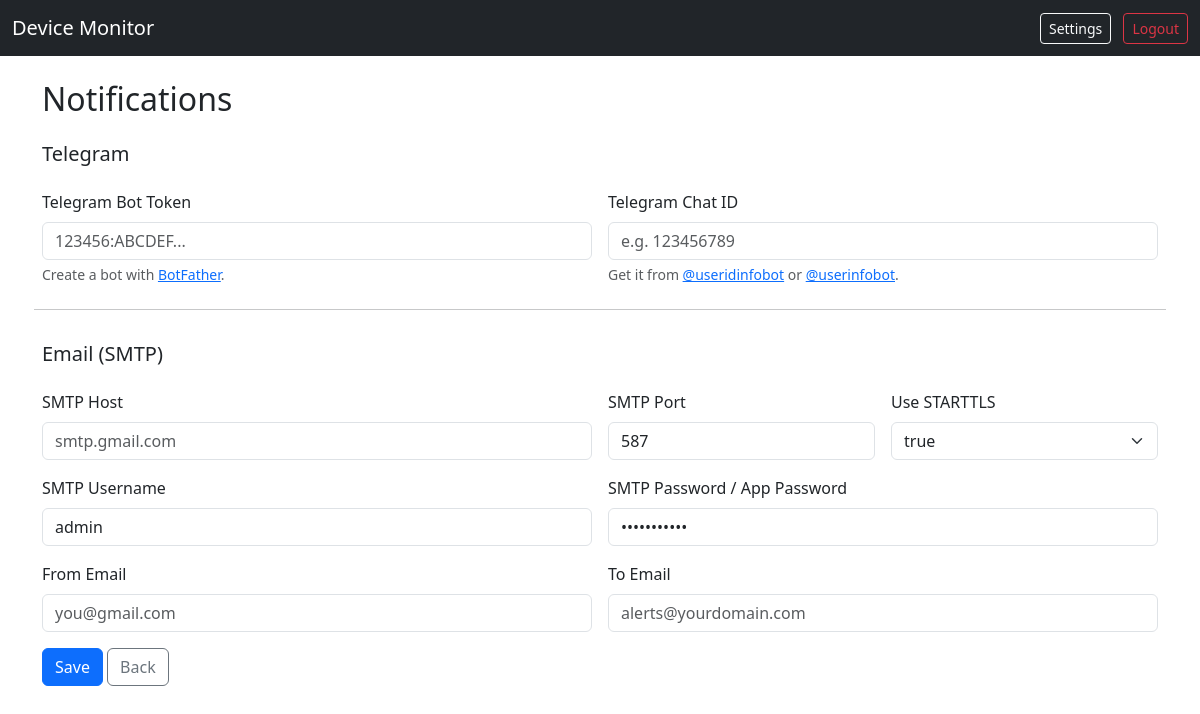
The app's page /settings (signed in) with its own data.
### app/models.py (models this page shows)
class Config(db.Model):
    __tablename__ = "config"
    key = db.Column(db.String(100), primary_key=True)
    value = db.Column(db.Text)

### app/routes.py (the view, shortened to what this page needs)
@bp.route("/settings", methods=["GET", "POST"])
@login_required
def settings():
    bot_token = get_config("TELEGRAM_BOT_TOKEN", "")
    chat_id   = get_config("TELEGRAM_CHAT_ID", "")
    smtp_host = get_config("SMTP_HOST", "")
    smtp_port = get_config("SMTP_PORT", "587")
    smtp_user = get_config("SMTP_USER", "")
    smtp_pass = get_config("SMTP_PASS", "")
    smtp_starttls = get_config("SMTP_STARTTLS", "true")  # 'true'|'false'
    alert_email_from = get_config("ALERT_EMAIL_FROM", smtp_user or "")
    alert_email_to   = get_config("ALERT_EMAIL_TO", "")
    return render_template(
        "settings.html",
        bot_token=bot_token, chat_id=chat_id,
        smtp_host=smtp_host, smtp_port=smtp_port,
        smtp_user=smtp_user, smtp_pass=smtp_pass,
        smtp_starttls=smtp_starttls,
        alert_email_from=alert_email_from, alert_email_to=alert_email_to
    )

### app/config_store.py (called while the page is built)
def get_config(key, default=None):
    row = Config.query.get(key)
    return row.value if row else default

### app/routes.py (called while the page is built)
@bp.after_app_request
def add_no_cache_headers(resp):
    if flask_request.endpoint and flask_request.endpoint.startswith("routes."):
        resp.headers["Cache-Control"] = "no-store, no-cache, must-revalidate, max-age=0, private"
        resp.headers["Pragma"] = "no-cache"
        resp.headers["Expires"] = "0"
    return resp

def login_required(f):
    @wraps(f)
    def decorated(*args, **kwargs):
        if not session.get("logged_in"):
            flash("You must log in first", "danger")
            return redirect(url_for("routes.login"))
        return f(*args, **kwargs)
    return decorated

### app/templates/settings.html (shortened to what this page needs)
{% extends "base.html" %}
{% block content %}
<h2 class="mb-4">Notifications</h2>
<form method="post" class="row g-3">
  <div class="col-12">
    <h5>Telegram</h5>
  </div>
  <div class="col-md-6">
    <label class="form-label">Telegram Bot Token</label>
    <input name="telegram_bot_token" class="form-control" value="{{ bot_token or '' }}" placeholder="123456:ABCDEF...">
    <div class="form-text">
      Create a bot with <a href="https://t.me/BotFather" target="_blank">BotFather</a>.
    </div>
  </div>
  <div class="col-md-6">
    <label class="form-label">Telegram Chat ID</label>
    <input name="telegram_chat_id" class="form-control" value="{{ chat_id or '' }}" placeholder="e.g. 123456789">
    <div class="form-text">
      Get it from <a href="https://t.me/useridinfobot" target="_blank">@useridinfobot</a> or <a href="https://t.me/userinfobot" target="_blank">@userinfobot</a>.
    </div>
  </div>
  <hr class="mt-4">
  <div class="col-12">
    <h5>Email (SMTP)</h5>
  </div>
  <div class="col-md-6">
    <label class="form-label">SMTP Host</label>
    <input name="smtp_host" class="form-control" value="{{ smtp_host or '' }}" placeholder="smtp.gmail.com">
  </div>
  <div class="col-md-3">
    <label class="form-label">SMTP Port</label>
    <input name="smtp_port" type="number" class="form-control" value="{{ smtp_port or '587' }}" placeholder="587">
  </div>
  <div class="col-md-3">
    <label class="form-label">Use STARTTLS</label>
    <select name="smtp_starttls" class="form-select">
      <option value="true"  {% if smtp_starttls == 'true' %}selected{% endif %}>true</option>
    </select>
  </div>
  <div class="col-md-6">
    <label class="form-label">SMTP Username</label>
    <input name="smtp_user" class="form-control" value="{{ smtp_user or '' }}" placeholder="you@gmail.com">
  </div>
  <div class="col-md-6">
    <label class="form-label">SMTP Password / App Password</label>
    <input name="smtp_pass" type="password" class="form-control" value="{{ smtp_pass or '' }}" placeholder="App password recommended">
  </div>
  <div class="col-md-6">
    <label class="form-label">From Email</label>
    <input name="alert_email_from" class="form-control" value="{{ alert_email_from or '' }}" placeholder="you@gmail.com">
  </div>
  <div class="col-md-6">
    <label class="form-label">To Email</label>
    <input name="alert_email_to" class="form-control" value="{{ alert_email_to or '' }}" placeholder="alerts@yourdomain.com">
  </div>
  <div class="col-12">
    <button class="btn btn-primary">Save</button>
    <a href="{{ url_for('routes.index') }}" class="btn btn-outline-secondary">Back</a>
  </div>
</form>
{% endblock %}

### records on screen
Config: smtp_port "587"
Config: smtp_starttls "true"
Config: smtp_user "admin"
